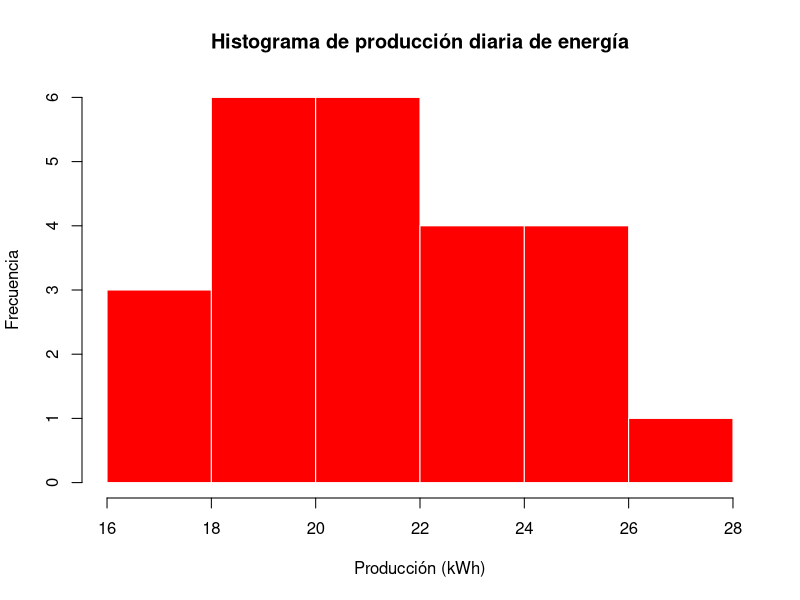
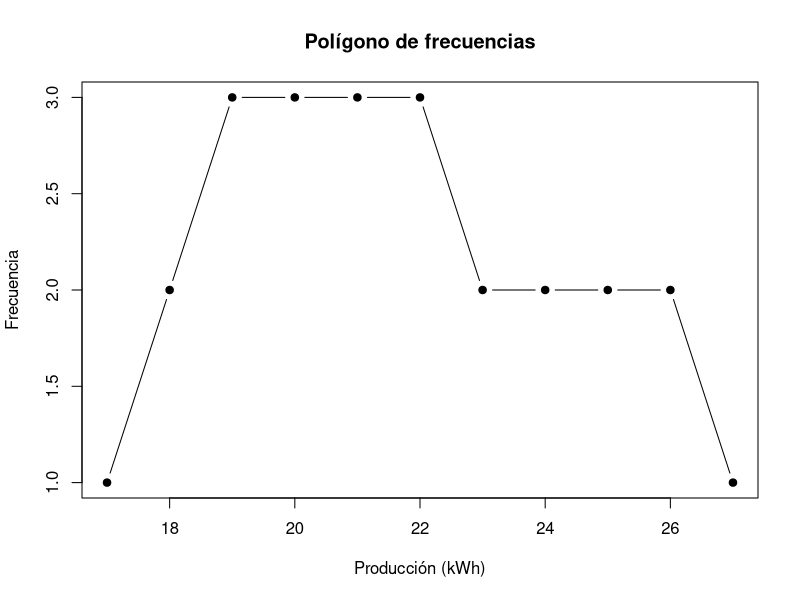
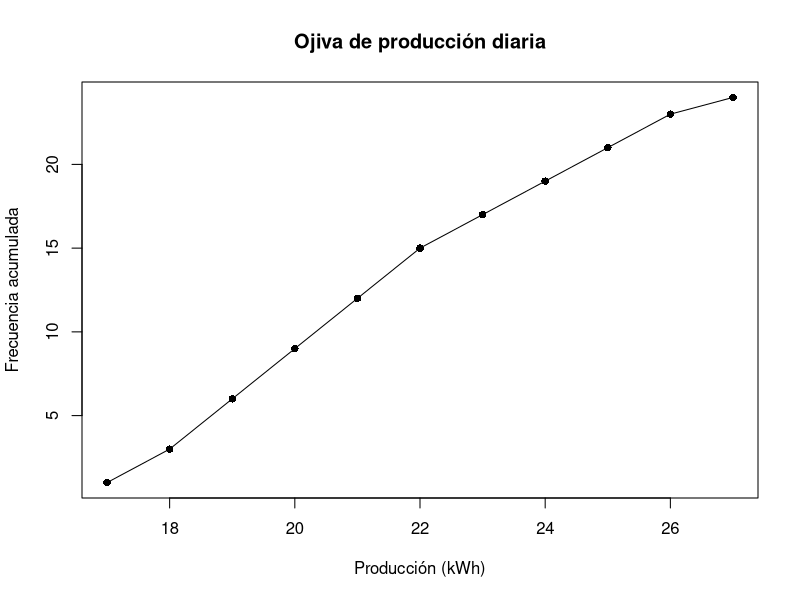
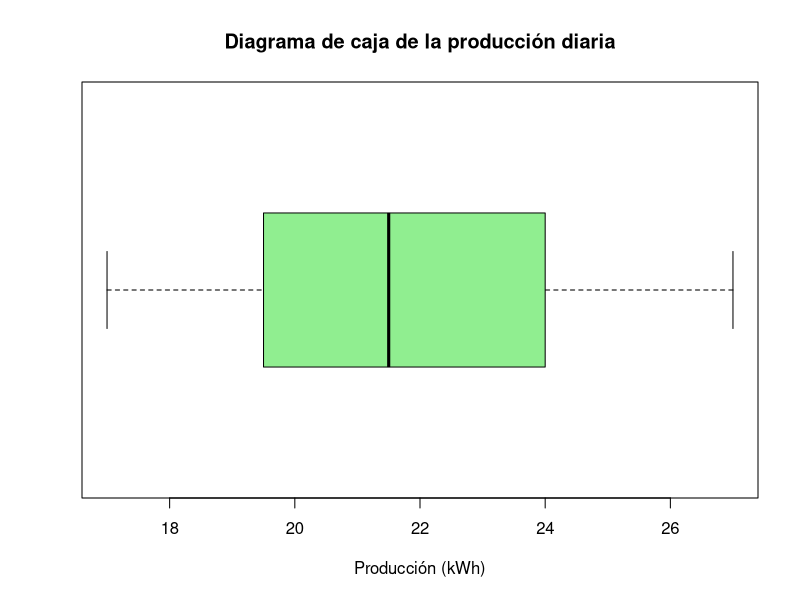
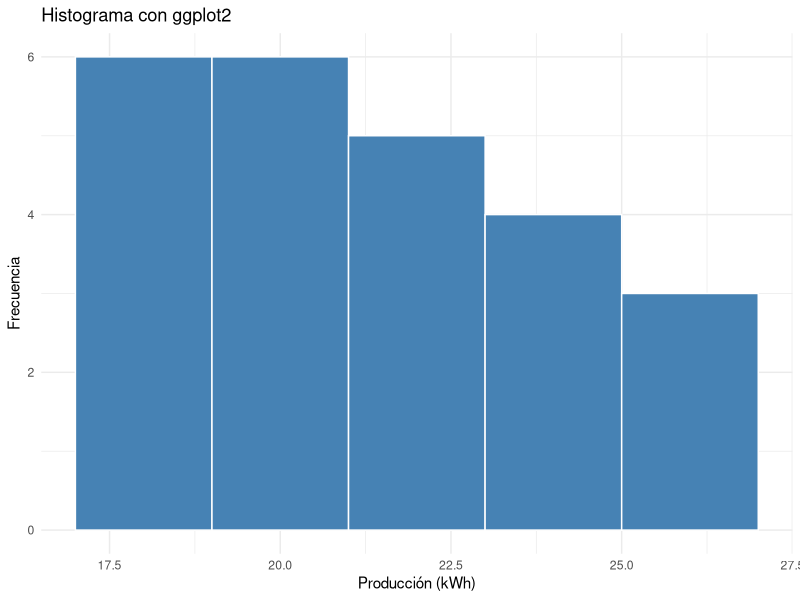

The R script that drew these images, in order:
## ---- chunk 1
energia <- c(18, 20, 19, 22, 24, 21, 23, 25, 26, 20, 19, 18,
             17, 21, 22, 23, 24, 26, 27, 25, 22, 21, 20, 19)
energia
## ---- chunk 2
hist(energia,
     col = "red",
     main = "Histograma de producción diaria de energía",
     xlab = "Producción (kWh)",
     ylab = "Frecuencia",
     border = "white")
## ---- chunk 3
frecuencias <- table(energia)
plot(as.numeric(names(frecuencias)), as.numeric(frecuencias),
     type = "b", pch = 19,
     main = "Polígono de frecuencias",
     xlab = "Producción (kWh)",
     ylab = "Frecuencia")
## ---- chunk 4
frecuencia_acumulada <- cumsum(as.numeric(frecuencias))
plot(as.numeric(names(frecuencias)), frecuencia_acumulada,
     type = "o", pch = 16,
     main = "Ojiva de producción diaria",
     xlab = "Producción (kWh)",
     ylab = "Frecuencia acumulada")
## ---- chunk 5
boxplot(energia,
        horizontal = TRUE,
        col = "lightgreen",
        main = "Diagrama de caja de la producción diaria",
        xlab = "Producción (kWh)")
## ---- chunk 6
library(ggplot2)

df_energia <- data.frame(energia = energia)

ggplot(df_energia, aes(x = energia)) +
  geom_histogram(binwidth = 2, fill = "steelblue", color = "white") +
  labs(title = "Histograma con ggplot2",
       x = "Producción (kWh)",
       y = "Frecuencia") +
  theme_minimal()
